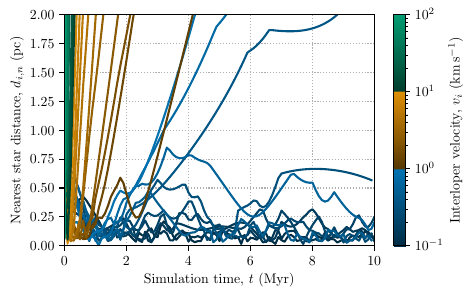

Here is the Python script that generated this plot:
import sys
import os

script_dir = "../al26_nbody/"
sys.path.append(script_dir)
sys.path.append(script_dir+"/plotting/")

import matplotlib
from al26_plot import read_state,use_tex
from al26_nbody import Yields,State,Metadata
from glob import glob
from scipy.stats import norm
import matplotlib.pyplot as plt 
import matplotlib.cm as cm
from amuse.units import units
from matplotlib.colors import ListedColormap
from matplotlib.colors import LinearSegmentedColormap
import numpy as np
import seaborn as sns



use_tex()

sims = sorted(glob("pt-0.3/run-*"))
nsims = len(sims)
print(nsims)


# velocities = np.logspace(-2,1,)
norm = matplotlib.colors.LogNorm(vmin=0.1,vmax=100.)

# Create a colormap that uses distinct base colors for each order of magnitude,
# and increases brightness within each order.

# Define base colors for each order of magnitude (0.1, 1, 10, 100)
base_colors = sns.color_palette("colorblind", 3)

# Create a custom colormap
def get_custom_colormap():
  colors = []
  n_steps_per_decade = 32
  for i, base in enumerate(base_colors):
    for j in range(n_steps_per_decade):
      # Increase brightness within the decade
      factor = 0.4 + 0.6 * (j / (n_steps_per_decade - 1))
      color = tuple(np.clip(factor * np.array(base), 0, 1))
      colors.append(color)
  return ListedColormap(colors, name='custom_log')

c_m = get_custom_colormap()

s_m = matplotlib.cm.ScalarMappable(cmap=c_m, norm=norm)
s_m.set_array([])


plt.figure(figsize=(5,3))

i = 0
for nsim in range(1,nsims+1):
  # print(nsim)
  simname = "pt-0.3/run-{}".format(nsim)
  # print(simname)
  statenames = sorted(glob(simname+"/*state*.pkl.zst"))
  print(simname)
  first_state = read_state(statenames[0])
  offset = first_state.metadata.args.interloper_offset_time.value_in(units.myr)
  velocity = first_state.metadata.args.interloper_velocity.value_in(units.kms)
  if offset == 0.01:
    xx = []
    yy = []
    for j,statename in enumerate(statenames):
      state = read_state(statename)
      time = state.metadata.time.value_in(units.myr)

      # print(simname,offset,sim_num,time)
      x = state.cluster.x[-1]
      y = state.cluster.y[-1]
      z = state.cluster.z[-1]

      d2a = state.cluster[:-1].distances_squared(state.cluster[-1])
      d2 = sorted(d2a)[0]
      d = d2**0.5
      dist_si = d.value_in(units.pc)

      xx.append(time)
      yy.append(dist_si)

    plt.plot(xx,yy,color=s_m.to_rgba(velocity),alpha=1.)
    i += 1
    print("finished {}".format(nsim))

plt.xlim(0,10)
plt.ylim(0,2)
plt.grid(ls=":")
plt.xlabel("Simulation time, $t$ (Myr)")
plt.ylabel("Nearest star distance, $d_{i,n}$ (pc)")
cbar = plt.colorbar(s_m,ax=plt.gca(),label="Interloper velocity, $v_i$ (km$\\,$s$^{-1}$)")
plt.savefig("distance_from_nearest.pdf",bbox_inches="tight")